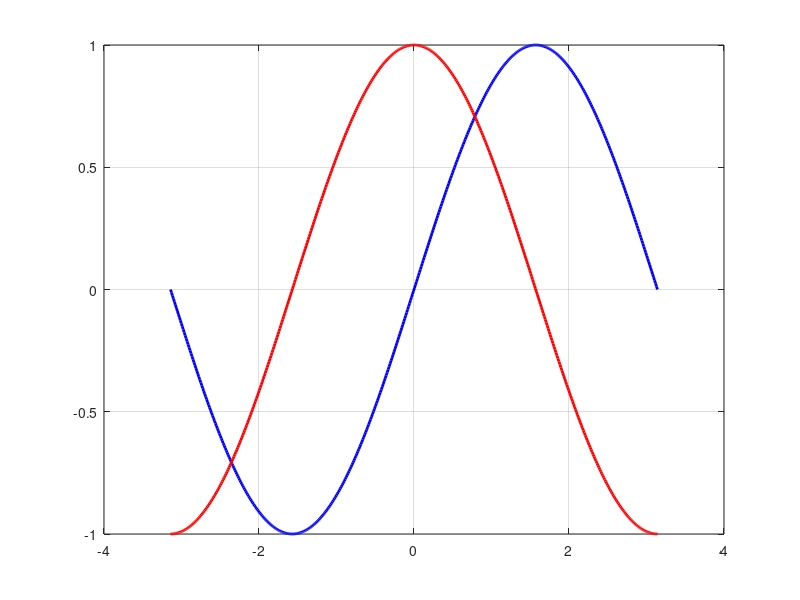

MATLAB code to generate this figure:
t = linspace(-pi,pi,500); %Creando un vector de -pi a pi con 500 elementos

y1 = sin(t); %Funciones sen y cos
y2 = cos(t);

plot(t, y1, 'b', 'LineWidth', 2),grid on; %Grafica del seno respecto al tiempo
hold on; %Mantener la gráfica del seno para mostrar la del coseno

plot(t, y2, 'r', 'LineWidth', 2); %Gráfica del coseno respecto al tiempo
hold off; %Desactivar modo hold